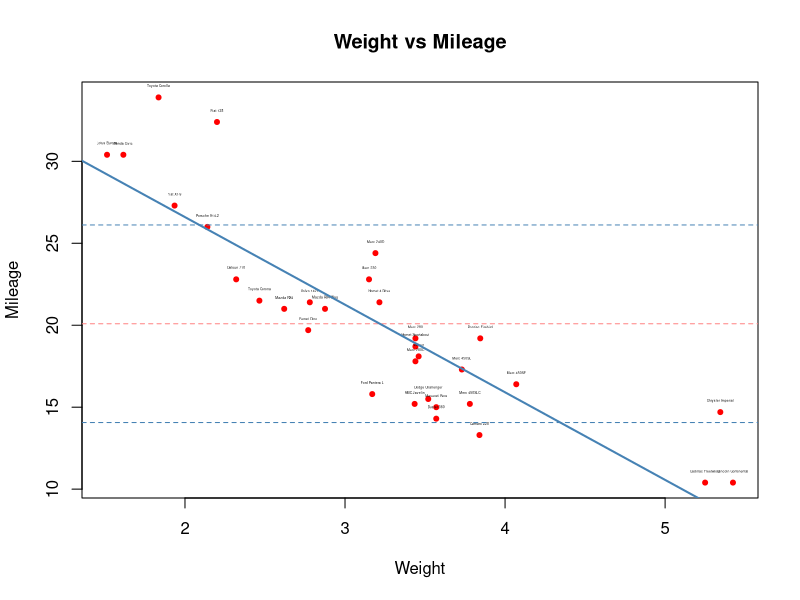

R code for this plot:
input <- mtcars

plot(x = input$wt,y = input$mpg,
   xlab = "Weight",
   ylab = "Mileage",
   main = "Weight vs Mileage",
   pch=20, col="red"
)

text(input$wt+0, input$mpg+0.7, rownames(input), cex = 0.2)

abline(h = mean(input$mpg), col = '#ff8080', lwd = 1, lty = 2)

abline(h = mean(input$mpg) + sd(input$mpg), col = 'steelblue', lwd = 1, lty = 2)
abline(h = mean(input$mpg) - sd(input$mpg), col = 'steelblue', lwd = 1, lty = 2)

regression <- lm(input$mpg~input$wt)

a <- coefficients(regression)[1] #intercept
b <- coefficients(regression)[2] #slope

abline(a=a, b=b, col="steelblue", lwd=2)
